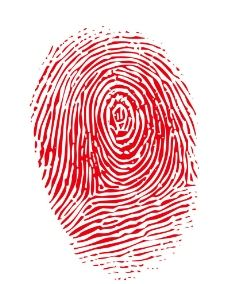
#> input picture morthology/in/fingerPrint.jpg, 228 x 284 px, found by its file name
$ python distance_Skeleton.py
#> lines starting #> are read from the running program, lines starting #| are printed output that depends on the picture; after the words box and inside, x2 and y2 are one past the last pixel; in counts of white or black regions, pixels touching at a corner belong together
### morthology/binaryzation.py
#!/usr/bin/env python
# encoding: utf-8
'''
@author: shibaorong
@license: (C) Copyright 2019, Node Supply Chain Manager Corporation Limited.
@contact: diamond_br@163.com
@software: pycharm
@file: binaryzation.py
@time: 2019/11/8 19:49
@desc:
'''


import cv2
import matplotlib.pyplot as plt

def binaryzation(img,T):

    if (img[0][0] > 250):
        img = 255 - img

    w,h=img.shape
    for i in range(w):
        for j in range(h):
            if img[i][j]<T:
                img[i][j]=0
            else:
                img[i][j]=255

    return img


# [6 lines that do not run on import are left out]

### morthology/distance_Skeleton.py
#!/usr/bin/env python
# encoding: utf-8
'''
@author: shibaorong
@license: (C) Copyright 2019, Node Supply Chain Manager Corporation Limited.
@contact: diamond_br@163.com
@software: pycharm
@file: Skeleton_extraction.py
@time: 2019/11/9 20:52
@desc:
'''

import numpy as np
import cv2
import copy
import binaryzation
import matplotlib.pyplot as plt
import time

def padding(f,w):
    core_h, core_w = w.shape
    image_h, image_w = f.shape
    result_image = np.zeros([image_h, image_w])

    f_w = core_w // 2
    f_h = core_h // 2

    new_images = np.zeros([image_h + 2 * f_h, image_w + 2 * f_w])
    new_images[f_h:image_h + f_h, f_w:image_w + f_w] = f

    return new_images

def corrotion(img,kernel):
    core_h,core_w=kernel.shape
    img_h,img_w=img.shape
    newimg=padding(img,kernel)

    for i in range(img_h):
        for j in range(img_w):
            t=np.sum(np.multiply(kernel,newimg[i:i + core_h, j:j + core_w]))
            if t<255*core_w*core_h:
                img[i][j]=0
            else:
                img[i][j]=255

    return img

def getBoundary(img,kernel):

    I=copy.deepcopy(img)
    imgi=corrotion(I,kernel)
    res_img=img-imgi

    return res_img

def dis_ske(img):

    h,w=img.shape
    kernel=np.ones([3,3])
    img=padding(img,kernel)

    disimg=getBoundary(img,kernel)

    dis=img-disimg

    distance=copy.deepcopy(dis)

    for i in range(h):
        for j in range(w):
            temp0=distance[i][j]+4
            temp1=min(temp0,distance[i+1][j]+3)
            temp2=min(temp1,distance[i][j+1]+3)
            temp3=min(temp2,distance[i][j+2]+4)
            distance[i+1][j+1]=min(temp3,distance[i+1][j+1])


    for i in range(h-1,-1,-1):
        for j in range(w-1,-1,-1):
            temp0=distance[i+2][j+2]+4
            temp1=min(temp0,distance[i+2][j+1]+3)
            temp2=min(temp1,distance[i+1][j+2]+3)
            temp3=min(temp2,distance[i+2][j]+4)
            distance[i+1][j+1]=min(temp3,distance[i+1][j+1])

    return distance


if __name__=='__main__':

    start=time.clock()

    img=cv2.imread('in\\fingerPrint.jpg',0)
#> img: shape (284, 228); min 47, max 255, mean 212.5
    img=binaryzation.binaryzation(img,100)
#> in binaryzation, `img = 255 - img`:
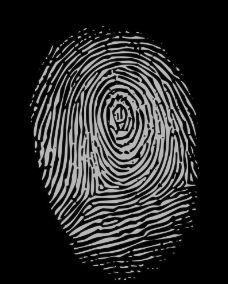
#> img: shape (284, 228); min 0, max 208, mean 42.5
#> after the loop in binaryzation, `for i in range(w):`:
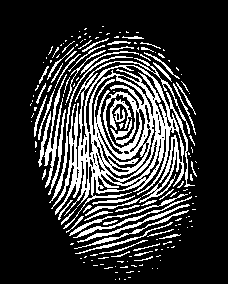
#> img: shape (284, 228); 21.1% white in thin lines or dots, all inside (x1, y1, x2, y2) = (30, 26, 199, 280)
    plt.subplot(1,2,1)
    plt.imshow(img,'gray')

    skeleton=dis_ske(img)
#> in padding, `new_images[f_h:image_h + f_h, f_w:image_w + f_w] = f`: new_images: shape (286, 230) float64; 20.7% white in thin lines or dots, all inside (x1, y1, x2, y2) = (31, 27, 200, 281)
#> in padding (call 2), `new_images[f_h:image_h + f_h, f_w:image_w + f_w] = f`:
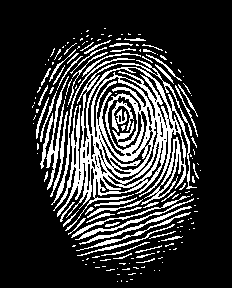
#> new_images: shape (288, 232) float64; 20.4% white in thin lines or dots, all inside (x1, y1, x2, y2) = (32, 28, 201, 282)
#> after the loop in corrotion, `for i in range(img_h):`:
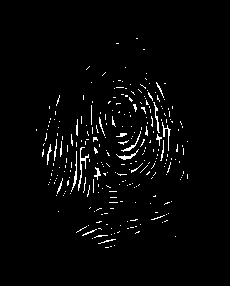
#> img: shape (286, 230) float64; 2.6% white in thin lines or dots, all inside (x1, y1, x2, y2) = (36, 38, 188, 248)
#> in getBoundary, `res_img=img-imgi`:
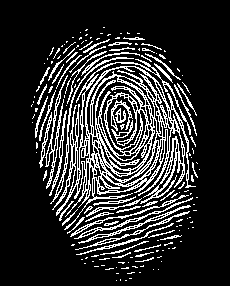
#> res_img: shape (286, 230) float64; 18.1% white in thin lines or dots, all inside (x1, y1, x2, y2) = (31, 27, 200, 281)
#> after the loop in dis_ske, `for i in range(h):`:
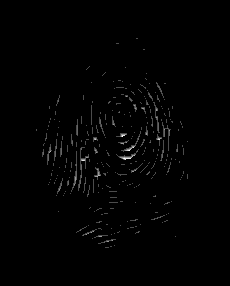
#> distance: shape (286, 230) float64; 2.62% of pixels changed, all inside (x1, y1, x2, y2) = (36, 38, 188, 248); drawn with min black and max white
#> after the loop in dis_ske, `for i in range(h-1,-1,-1):`:
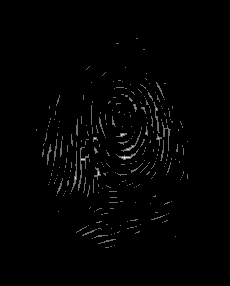
#> distance: shape (286, 230) float64; 0.48% of pixels changed, all inside (x1, y1, x2, y2) = (43, 87, 178, 243); drawn with min black and max white
    plt.subplot(1,2,2)
    plt.imshow(skeleton, 'gray')
    plt.show()

    end=time.clock()

    print(end-start)
